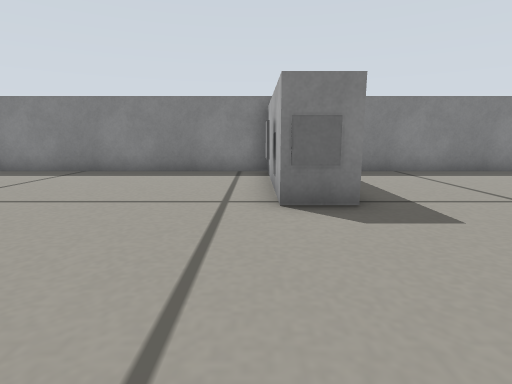
View 1 (above)

21 first-person views from a walk through a robot-simulator world made for Gazebo. The camera is 0.21 m above the floor, tilts 10° down and sees 80° across. Floor lines are 1 m apart. The floor is counted in squares, 0.2 m on a side. Each view is taken from the middle of a square. On the plan, view 1 faces up. The plan holds only what a view shows up to about 12 squares ahead; the rest is blank.

View 2
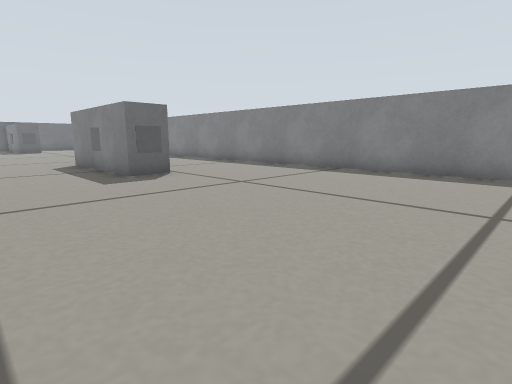

View 3
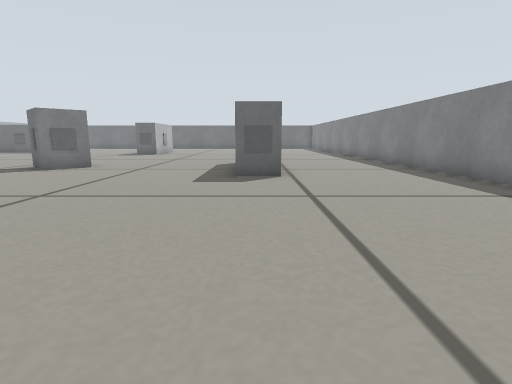

View 4
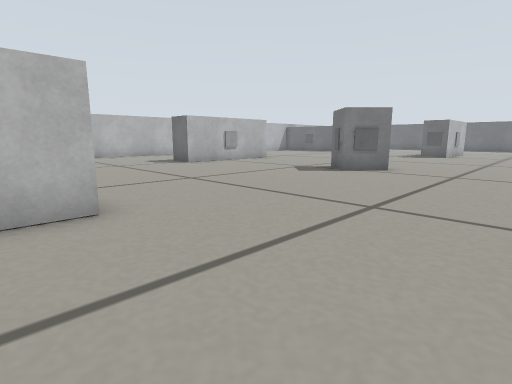

View 5
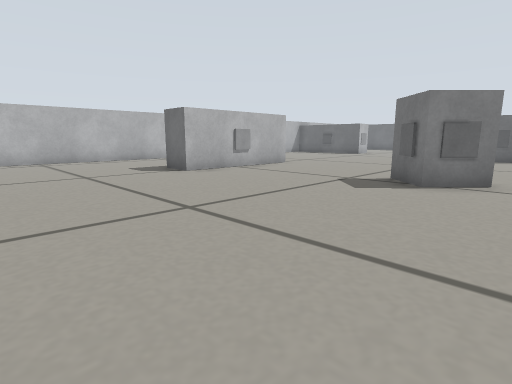

View 6
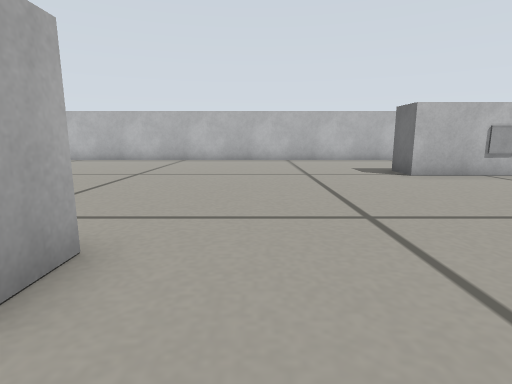

View 7
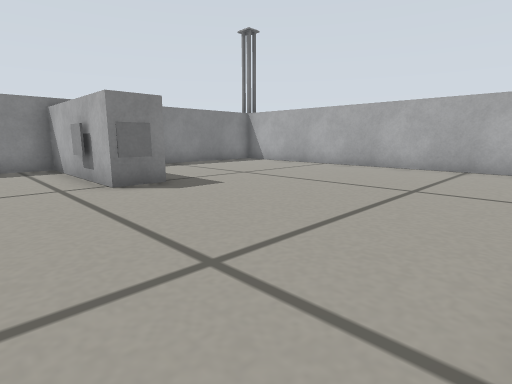

View 8
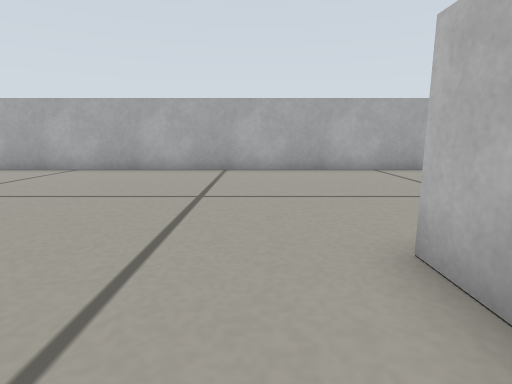

View 9
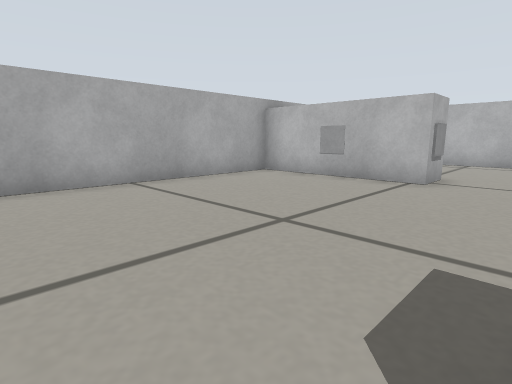

View 10
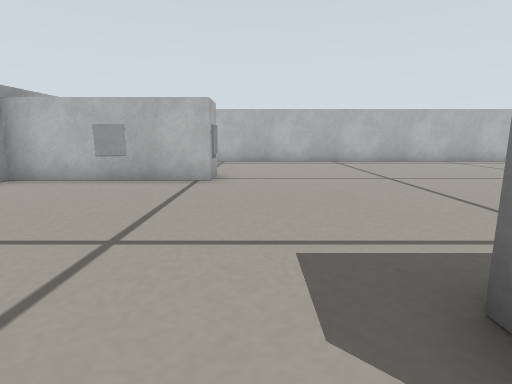

View 11
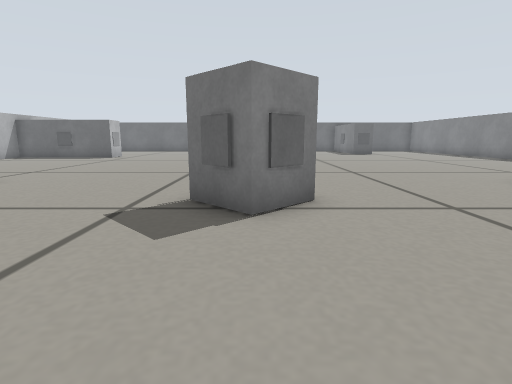

View 12
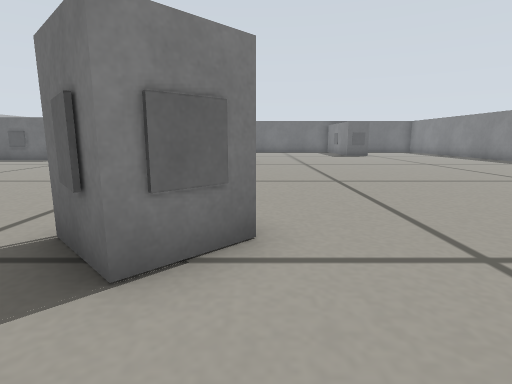

View 13
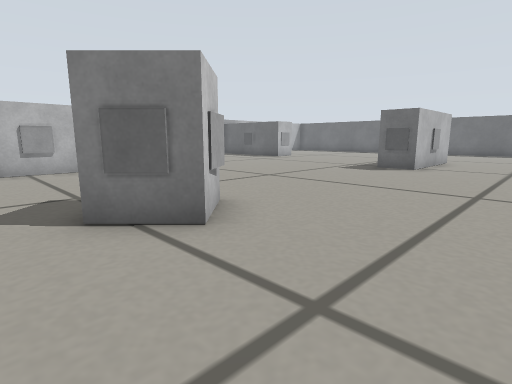

View 14
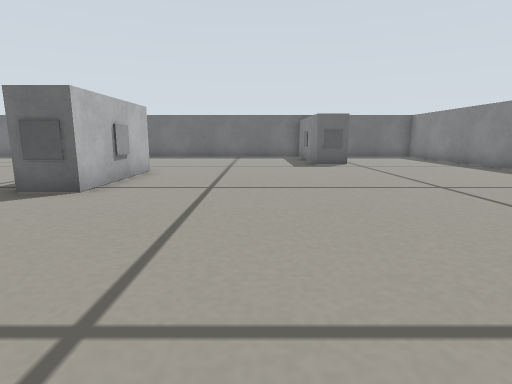

View 15
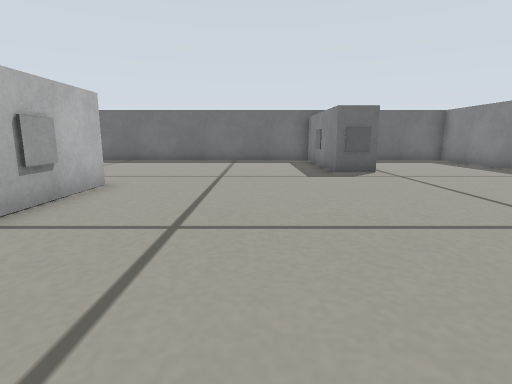

View 16
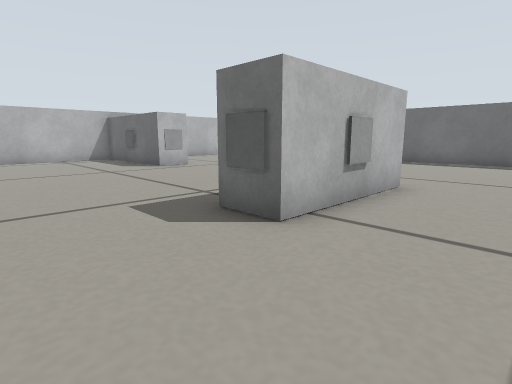

View 17
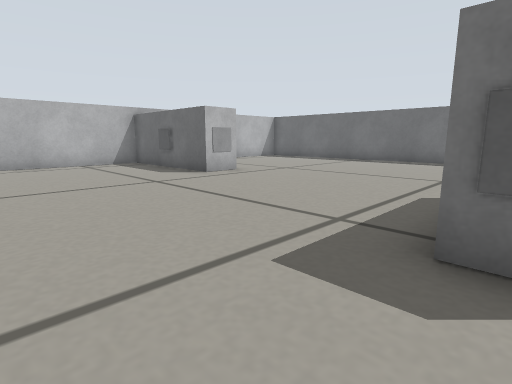

View 18
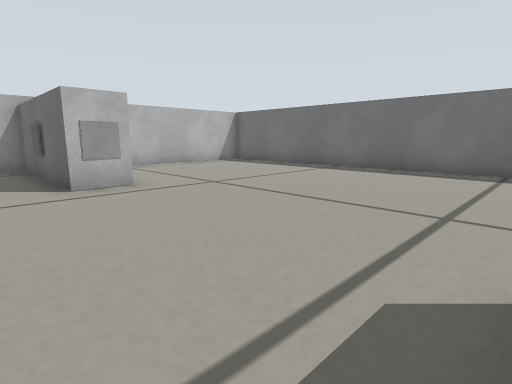

View 19
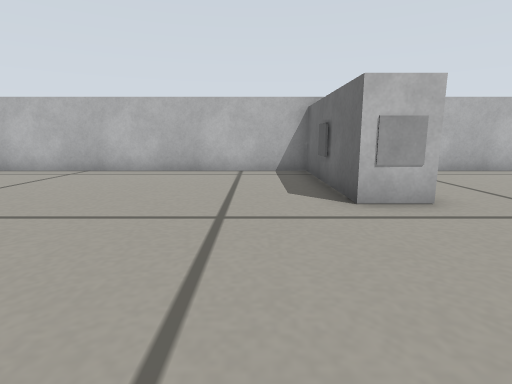

View 20
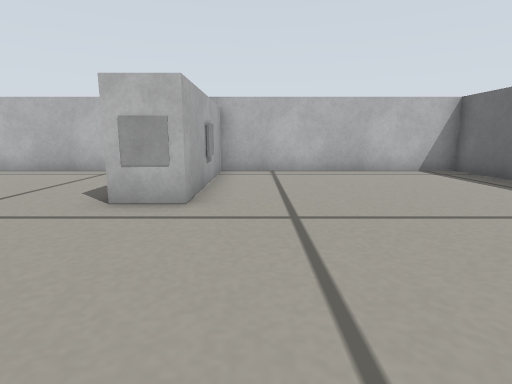

View 21
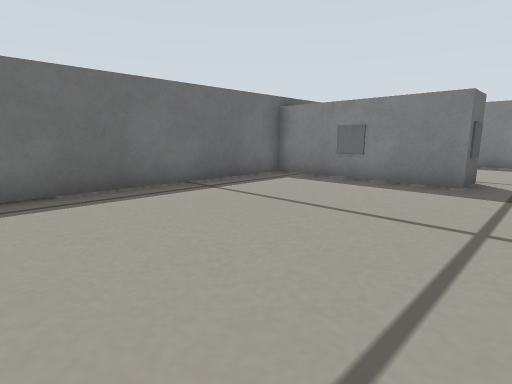

### Floor plan
Points are (right, up) in squares from view 1. A wall is a line through its corners. A room is listed if a view was taken in it or the views show most of it. See-through windows are left out.
Room 1 (views 1, 2, 3, 4, 5, 6, 7, 8, 9, 10, 11, 12, 13, 14, 15, 16, 17, 18, 19, 20, 21)
walls: (-10.8, -2.3) (-10.4, -2.8); (-11.9, -9.6) (-8.4, -9.6) (-8.4, -10.9); (-8.4, 4.8) (-8.4, 3.4) (-12.5, 3.4); (-2.5, -2.4) (-1.2, -2.4); (-2.4, -3.8) (-2.4, -2.8); (-23.5, -2.4) (-20.4, -2.4); (0.5, -2.4) (1.6, -2.4); (-22.6, -11.4) (-22.6, -15.8) (-12.7, -15.8); (-5.6, -15.8) (-4.2, -15.8); (0.4, 6.4) (0.4, 9.7) (-12.4, 9.7); (-26.4, 4.8) (-26.4, 3.4) (-31.4, 3.4) (-31.4, -11.1); (4.4, -9.6) (9.1, -9.6) (9.1, 7.5); (-24.4, 9.7) (-29.4, 9.7); (3.1, -15.8) (5.4, -15.8); (-31.4, -13.5) (-31.4, -15.8) (-23.9, -15.8) (-23.9, -10.8) (-23.4, -10.8); (8.1, 9.7) (3.2, 9.7)
objects: grey box (-29, 3); grey box (-26, 4); grey box (-24, -13); grey box (-23, -13); grey box (-23, -11); grey box (-22, -2); grey box (-20, -3); grey box (-12, -3); grey box (-11, -10); grey box (-11, -4); grey box (-11, -3) to (-10, -2); grey box (-11, 3); grey box (-8, 4); grey box (0, 6); grey box (1, 5); grey box (4, -10); grey box (7, -10)

Positions as (right, up) in squares from view 1, and headings:
1: (0, 0), facing up
2: (0, 0), facing up-left
3: (0, 4), facing left
4: (-1, 2), facing down-left
5: (-3, -1), facing down-left
6: (-4, -1), facing down
7: (-2, -2), facing up-right
8: (-1, -1), facing right
9: (2, -2), facing down-right
10: (3, -2), facing down
11: (-6, -3), facing left
12: (-8, -2), facing left
13: (-9, 1), facing down-left
14: (-14, 1), facing left
15: (-17, 1), facing left
16: (-17, 0), facing down-left
17: (-17, -3), facing down-left
18: (-21, -4), facing down-left
19: (-21, -6), facing down
20: (-25, -6), facing down
21: (-25, -4), facing up-left
